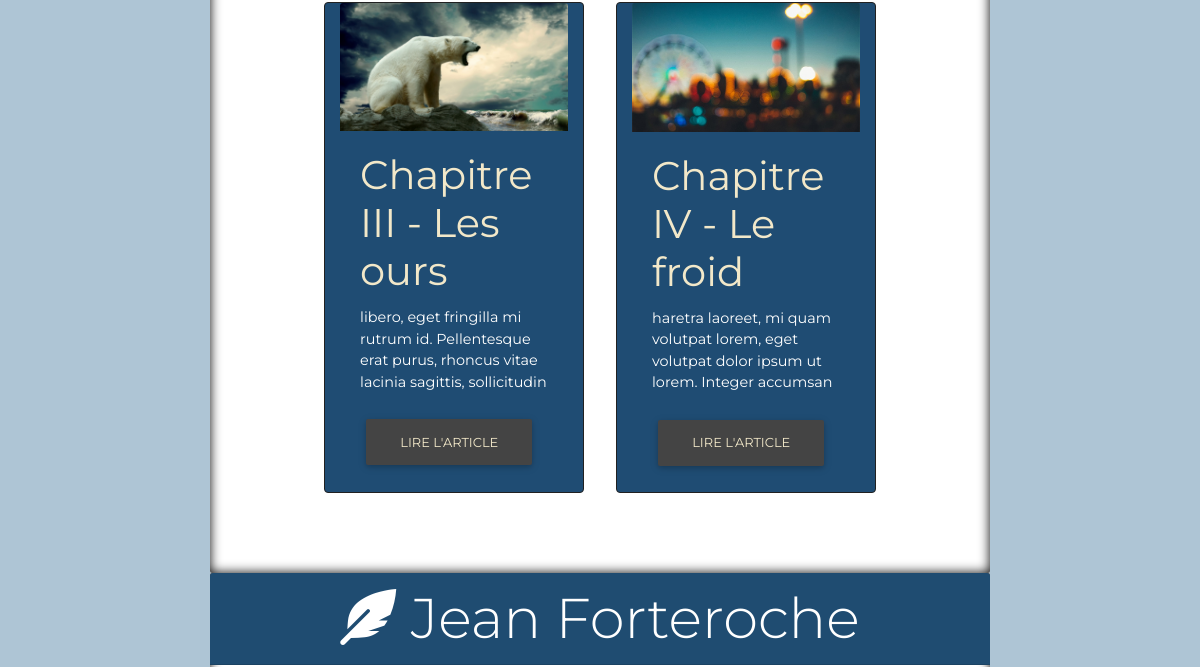
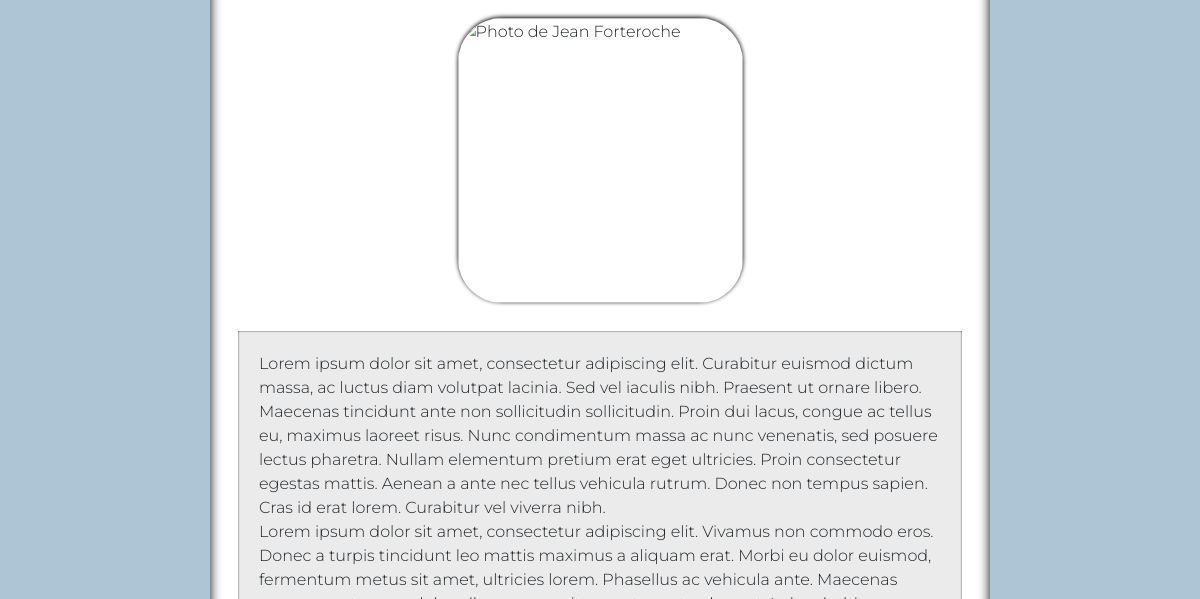
Before: / (middle part) with the older database file (2 pictures, top to bottom).
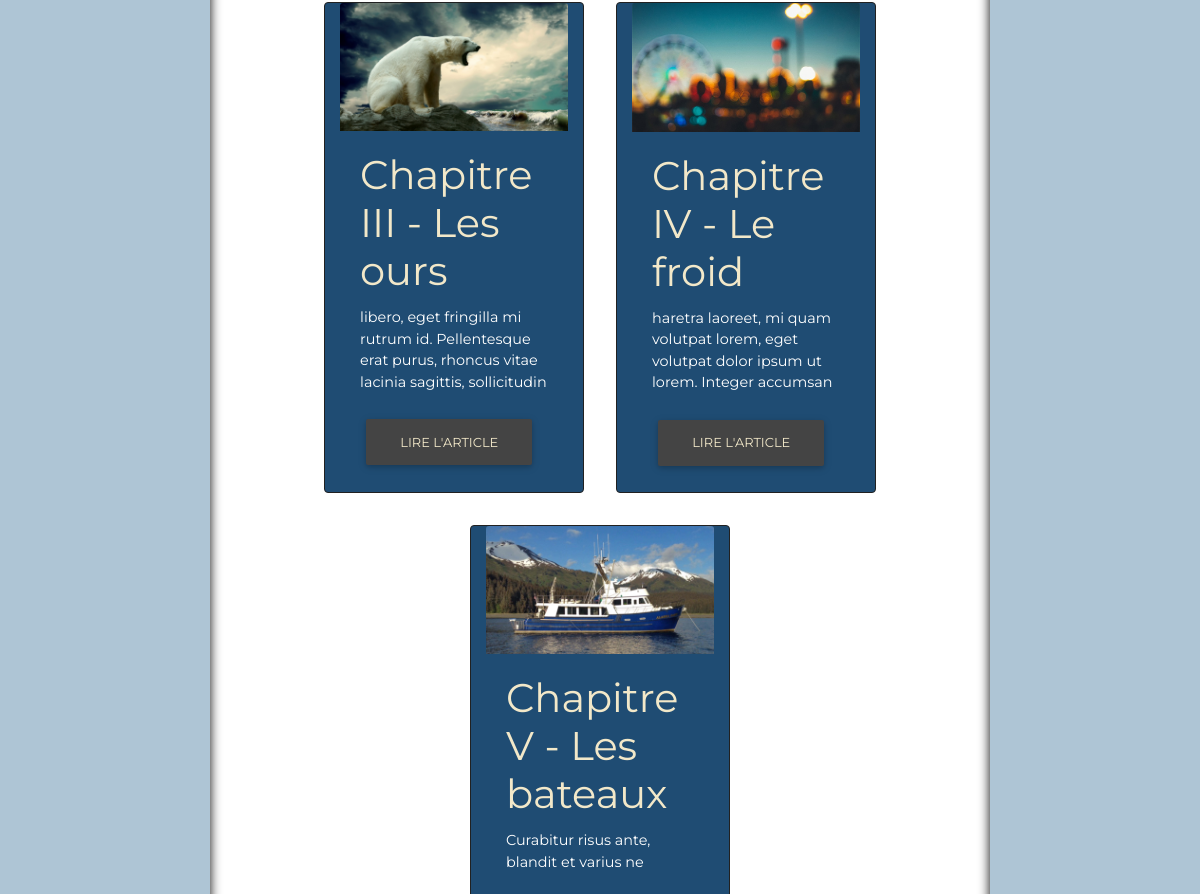
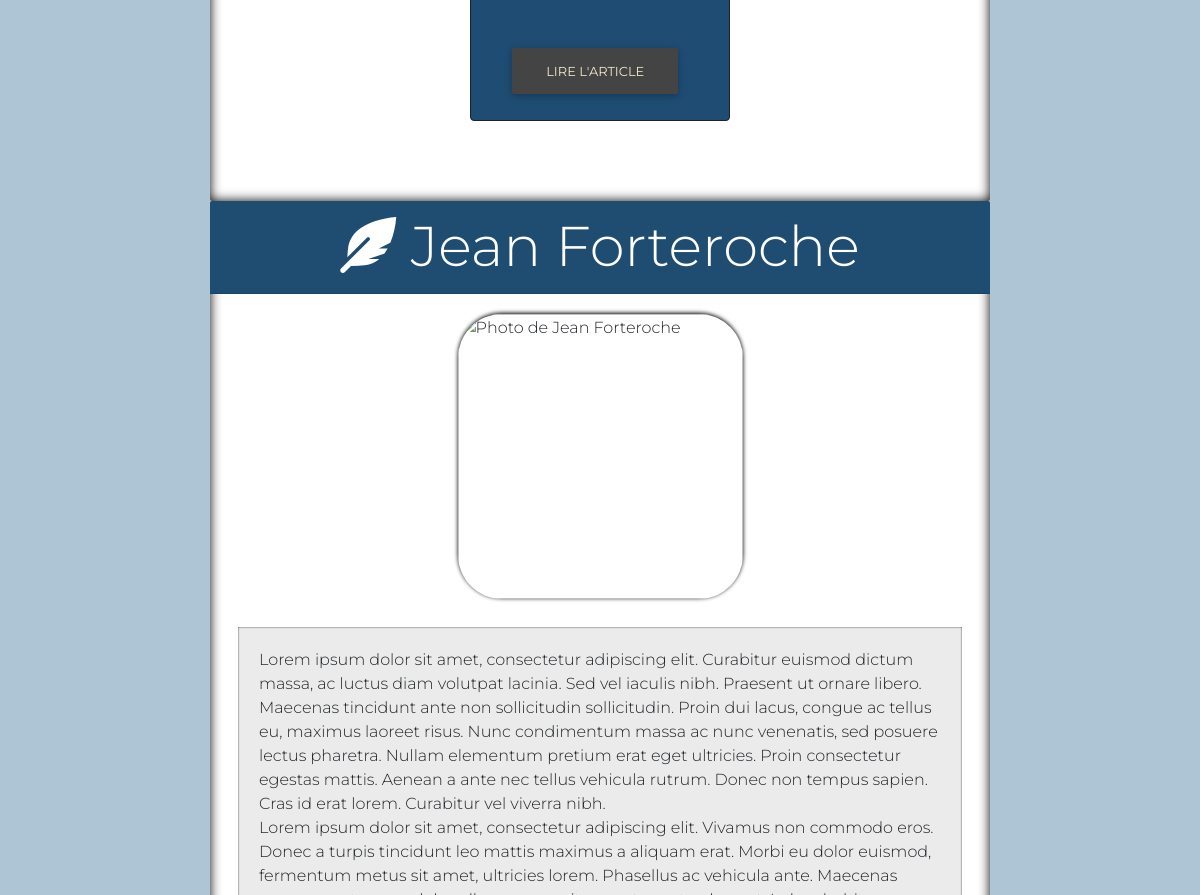
After: the same page with the newer database file (2 pictures, top to bottom).
### tables this page shows
CREATE TABLE IF NOT EXISTS `billets` (
  `id` int(11) NOT NULL AUTO_INCREMENT,
  `title` varchar(255) NOT NULL,
  `content` text NOT NULL,
  `picture` varchar(255) NOT NULL,
  `description` varchar(255) NOT NULL,
  PRIMARY KEY (`id`)
);

### controller/PostController.php (called while the page is built, shortened)
<?php
require_once('model/PostManager.php');
class PostController
{
	public function listPosts()
	{
		$postManager = new PostManager();
		$posts = $postManager->getPosts();
		require('view/indexView.php');
	}
}

### model/PostManager.php (called while the page is built, shortened)
<?php
class PostManager extends Manager
{
	public function getPosts()
	{
		$db = $this->dbConnect();
		$req = $db->query('SELECT * FROM billets ORDER BY ID ');
		return $req;
	}
}

### view/indexView.php (the view, shortened to what this page needs)
<div id="book" class="container jumbotron jumbotron-fluid col-lg-8 col-md-12 col-sm-12 col-xs-12 d-flex flex-wrap justify-content-center ">
    <?php
    while ($data = $posts->fetch())
    {
    ?>
        <article class="article card col-xl-4 col-lg-5 col-sm-8 border-dark">
            <img class="card-img-top" src="<?= $data['picture'] ?>" alt="Card image cap">
            <div class="card-body">
                <h1 class="card-title"><?= $data['title'] ?></h5>
                <p class="card-text desc-chapter white-text"><?= $data['description'] ?></p>
                <a href="index.php?action=post&amp;id=<?= $data['id'] ?>" class="btn btn-primary">Lire l'article</a>
            </div>
        </article>
    <?php
    }
    ?>
</div>
<div id="author" class="container jumbotron jumbotron-fluid col-lg-8 col-md-12 col-sm-12 col-xs-12 d-flex flex-wrap justify-content-center ">
        <h1 class="display-4 card-header col-12 text-center"> <i class="fas fa-feather-alt"></i> Jean Forteroche </h1>
        <img class="pic-container" id="jf-pic" src="https://img.lemde.fr/2017/09/09/0/0/5472/3648/688/0/60/0/e40d613_32193-12eqpy2.bvaolayvi.jpg" alt="Photo de Jean Forteroche">
        <p class="text-container" id="bio">
            Lorem ipsum dolor sit amet, consectetur adipiscing elit. Curabitur euismod dictum massa, ac luctus diam volutpat lacinia. Sed vel iaculis nibh. Praesent ut ornare libero. Maecenas tincidunt ante non sollicitudin sollicitudin. Proin dui lacus, congue ac tellus eu, maximus laoreet risus. Nunc condimentum massa ac nunc venenatis, sed posuere lectus pharetra. Nullam elementum pretium erat eget ultricies. Proin consectetur egestas mattis. Aenean a ante nec tellus vehicula rutrum. Donec non tempus sapien. Cras id erat lorem. Curabitur vel viverra nibh.<br>
            <br>
            <br>
            <br>
            <br>
        </p>
</div>
<?php require('template.php'); ?>

Changed rows visible on the page:
added billets: picture (picture), title "Chapitre V - Les bateaux", description "Curabitur risus ante, blandit et varius ne"
